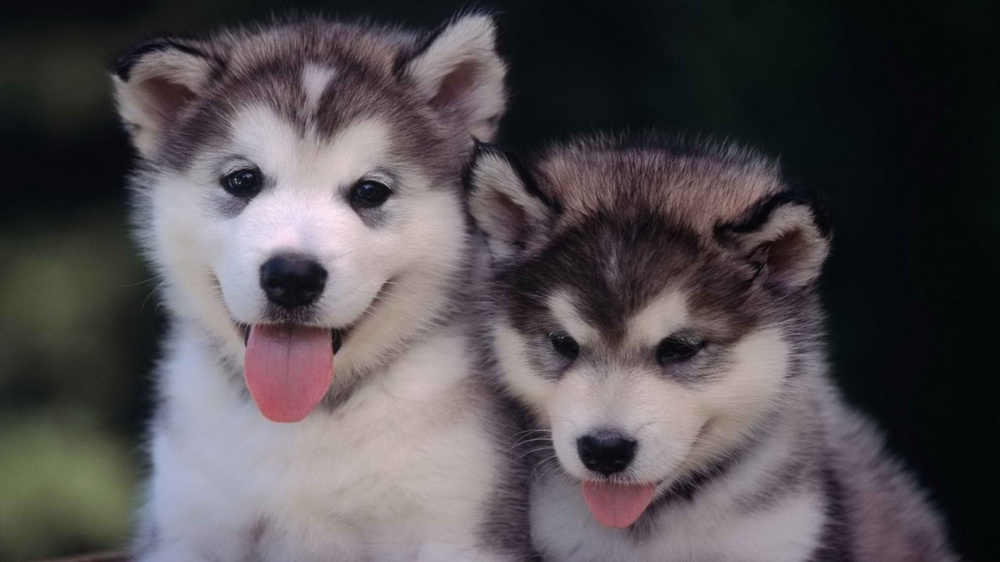
//> input picture opencv2/opencv2/1.jpg, 1000 x 562 px, shrunk from 1920 x 1080 before the run
$ ./源   (built with g++ and OpenCV 4)
//> lines starting //> are read from the running program, lines starting //| are printed output that depends on the picture; after the words box and inside, x2 and y2 are one past the last pixel; in counts of white or black regions, pixels touching at a corner belong together
//-----------------------------------【头文件包含部分】---------------------------------------
//	描述：包含程序所依赖的头文件
//----------------------------------------------------------------------------------------------
#include "opencv2/imgproc/imgproc.hpp"
#include "opencv2/highgui/highgui.hpp"
#include <iostream>

//-----------------------------------【命名空间声明部分】---------------------------------------
//	描述：包含程序所使用的命名空间
//-----------------------------------------------------------------------------------------------
using namespace cv;
using namespace std;

//-----------------------------------【全局函数声明部分】--------------------------------------
//	描述：全局函数声明
//-----------------------------------------------------------------------------------------------
Mat img;
int threshval = 160;			//轨迹条滑块对应的值，给初值160

								//-----------------------------【on_trackbar( )函数】------------------------------------
								//	描述：轨迹条的回调函数
								//-----------------------------------------------------------------------------------------------
static void on_trackbar(int, void*)
{
	Mat bw = threshval < 128 ? (img < threshval) : (img > threshval);

	//定义点和向量
	vector<vector<Point> > contours;
	vector<Vec4i> hierarchy;

	//查找轮廓
	findContours(bw, contours, hierarchy,RETR_CCOMP, CHAIN_APPROX_SIMPLE);
	//初始化dst
	Mat dst = Mat::zeros(img.size(), CV_8UC3);
	//开始处理
	if (!contours.empty() && !hierarchy.empty())
	{
		//遍历所有顶层轮廓，随机生成颜色值绘制给各连接组成部分
		int idx = 0;
		for (; idx >= 0; idx = hierarchy[idx][0])
		{
			Scalar color((rand() & 255), (rand() & 255), (rand() & 255));
			//绘制填充轮廓
			drawContours(dst, contours, idx, color, FILLED, 8, hierarchy);
		}
	}
	//显示窗口
	imshow("Connected Components", dst);
}


//-----------------------------------【main( )函数】--------------------------------------------
//	描述：控制台应用程序的入口函数，我们的程序从这里开始
//-----------------------------------------------------------------------------------------------
int main()
{
	system("color 5F");
	//载入图片
	img = imread("1.jpg", 0);
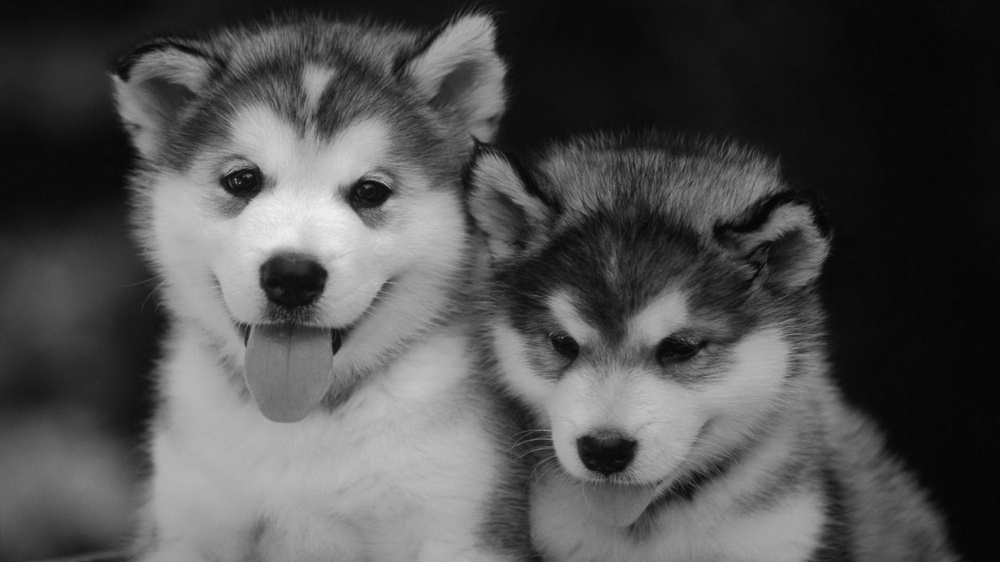
//> img: 562 rows x 1000 cols, CV_8UC1; min 3, max 242, mean 79.5
	if (!img.data) { printf("Oh，no，读取img图片文件错误~！ \n"); return -1; }

	//显示原图
	namedWindow("Image", WINDOW_NORMAL);
	imshow("Image", img);

	//创建处理窗口
	namedWindow("Connected Components", WINDOW_NORMAL);
	//创建轨迹条
	createTrackbar("Threshold", "Connected Components", &threshval, 255, on_trackbar);
	on_trackbar(threshval, 0);//轨迹条回调函数
//> in on_trackbar, `Mat bw = threshval < 128 ? (img < threshval) : (img > threshval);`:
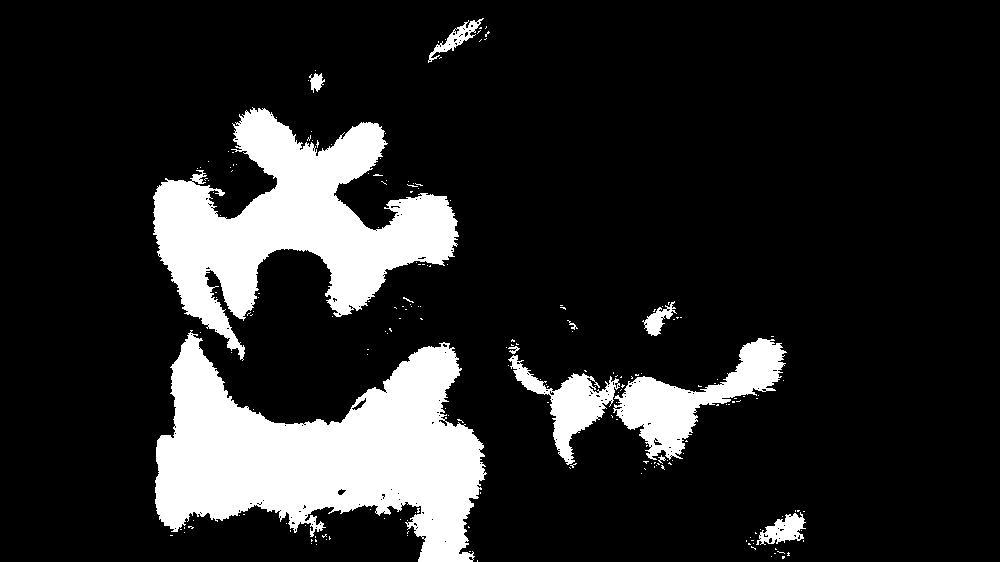
//> bw: 562 rows x 1000 cols, CV_8UC1; 15.6% white; 204 white regions (193 under 20 px)
//> in on_trackbar, `findContours(bw, contours, hierarchy,RETR_CCOMP, CHAIN_APPROX_SIMPLE);`: contours = 405 contours, 391 with area under 20; largest, box (x1, y1, x2, y2) and area: (155, 330, 487, 562) 40559, (153, 107, 459, 361) 31702, (613, 338, 787, 460) 7024, (508, 355, 620, 465) 3402, (756, 512, 806, 545) 800
//> the loop in on_trackbar, `for (; idx >= 0; idx = hierarchy[idx][0])` made 204 passes
//> idx on passes 2 to 4: 1, 2, 3
//> after the loop in on_trackbar, `for (; idx >= 0; idx = hierarchy[idx][0])`:
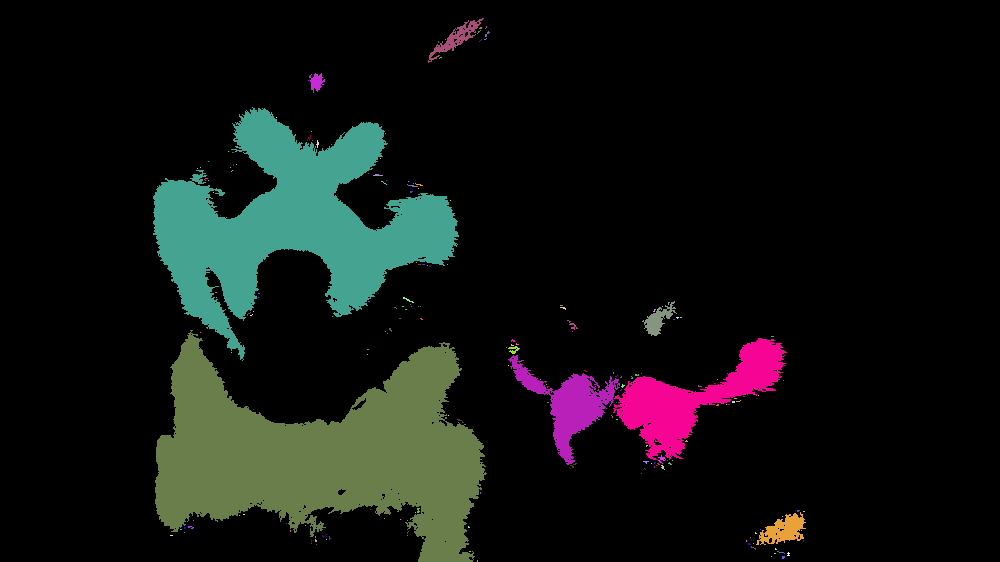
//> dst: 562 rows x 1000 cols, CV_8UC3; mean B, G, R 17.7, 19.6, 17.1
//> after the loop in on_trackbar, `for (; idx >= 0; idx = hierarchy[idx][0])`: idx = -1

	while (char(waitKey(1)) != 'q') {}
//> the 'q' key is pressed
	return 0;
}

$ run again, with opencv2/opencv2/2.jpg copied over opencv2/opencv2/1.jpg
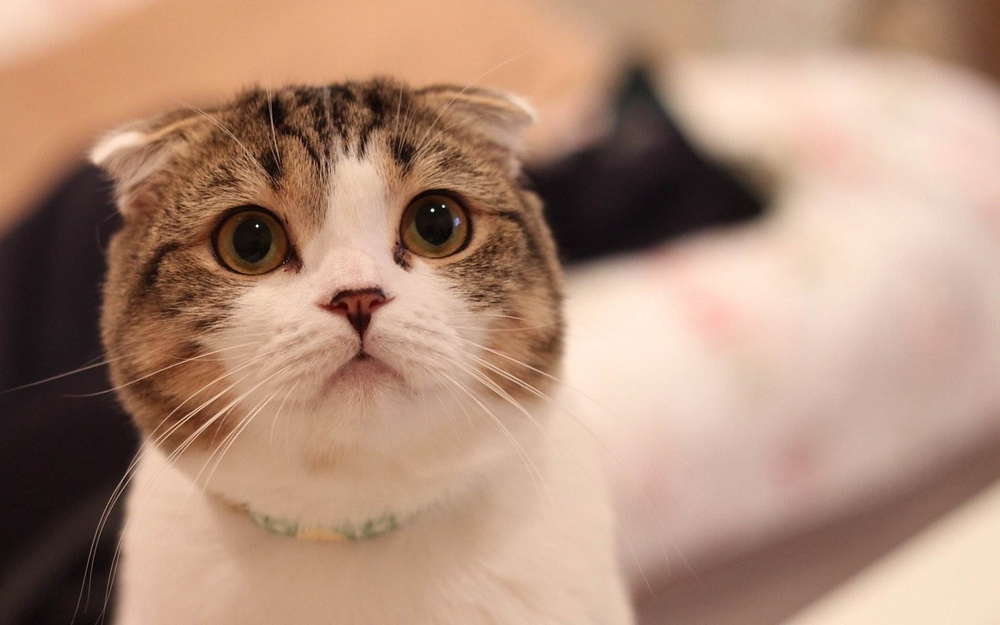
//> input picture opencv2/opencv2/2.jpg, 1000 x 625 px, shrunk from 1920 x 1200 before the run
//> in on_trackbar, `Mat bw = threshval < 128 ? (img < threshval) : (img > threshval);`:
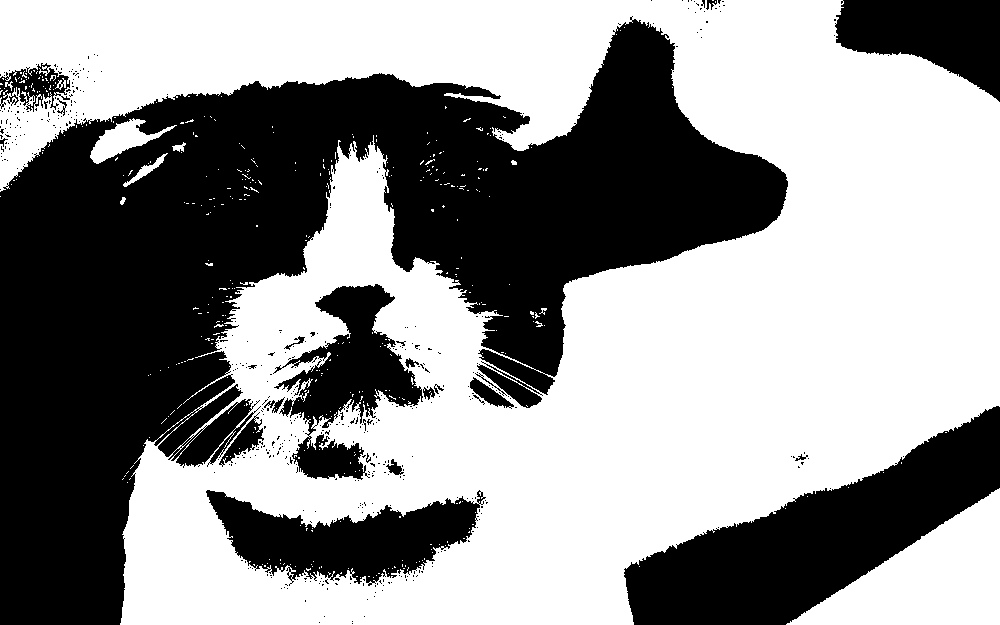
//> bw: 625 rows x 1000 cols, CV_8UC1; 57.2% white; 477 black regions (454 under 20 px)
//> contours = 1140 contours, 1095 with area under 20; largest, box (x1, y1, x2, y2) and area: (0, 0, 1000, 625) 371705, (786, 488, 1000, 625) 14442, (205, 489, 481, 585) 14404, (273, 283, 424, 437) 10740, (291, 433, 367, 481) 2358
//> after the loop in on_trackbar, `for (; idx >= 0; idx = hierarchy[idx][0])`:
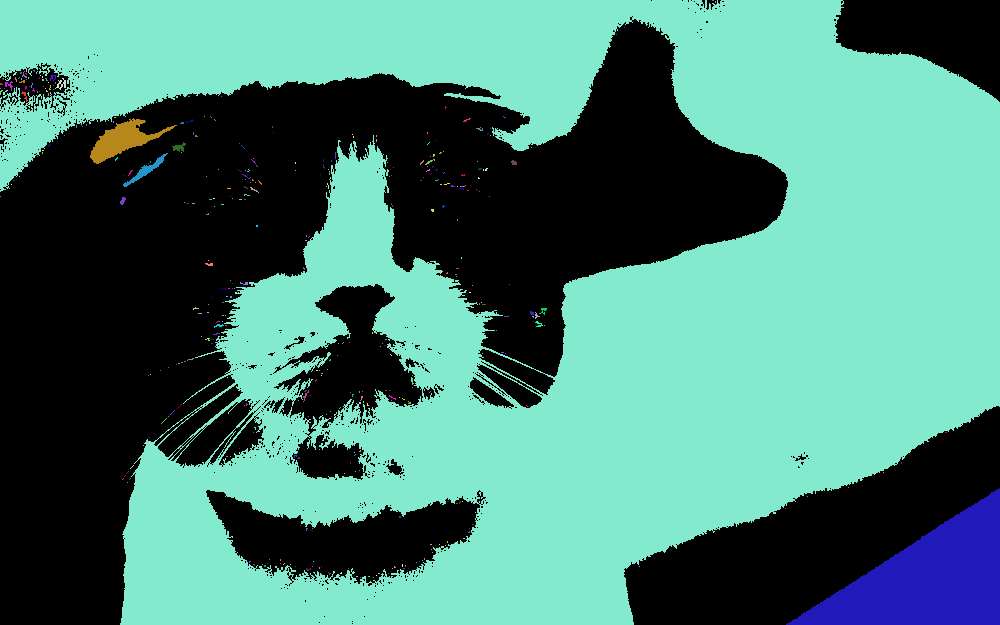
//> dst: 625 rows x 1000 cols, CV_8UC3; mean B, G, R 116.3, 128.5, 72.8
//> after the loop in on_trackbar, `for (; idx >= 0; idx = hierarchy[idx][0])`: idx = -1
